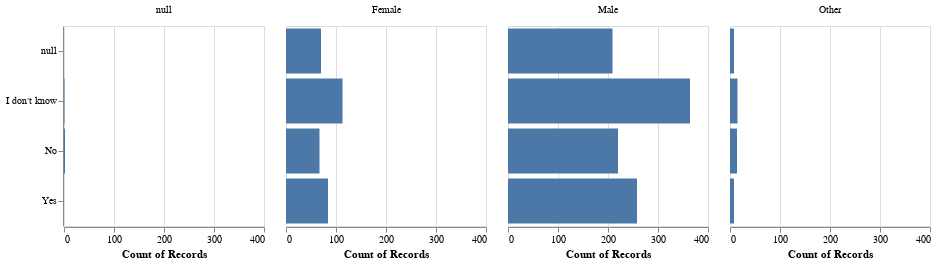

Notebook source saved alongside this figure:
### Code cell
q_selection = "mental_vs_physical"
alt.Chart(data).mark_bar().encode(
    alt.Y(q_selection, title=''),
    alt.X('count()')).properties(
    width=200,
    height=200).facet(column=alt.Column('gender', title=None))

### Figure 1 — Vega-Lite specification as saved in the notebook (floating-point values rounded to 4 significant figures; data arrays with more than 128 entries replaced by an {"elided": "..."} marker saying what was removed)
{"config": {"view": {"continuousWidth": 400, "continuousHeight": 300}}, "data": {"name": "data-004f15343dcfaa78c55e0862e86a0019"}, "facet": {"column": {"type": "nominal", "field": "gender", "title": null}}, "spec": {"mark": "bar", "encoding": {"x": {"type": "quantitative", "aggregate": "count"}, "y": {"type": "nominal", "field": "mental_vs_physical", "title": ""}}, "height": 200, "width": 200}, "$schema": "https://vega.github.io/schema/vega-lite/v4.8.1.json", "datasets": {"data-004f15343dcfaa78c55e0862e86a0019": {"elided": "1433 records"}}}
